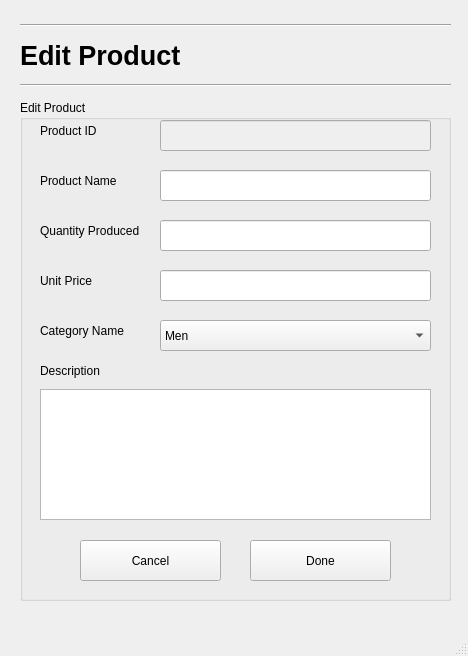
<?xml version="1.0" encoding="UTF-8"?>
<ui version="4.0">
 <class>categoryNameBox</class>
 <widget class="QMainWindow" name="categoryNameBox">
  <property name="geometry">
   <rect>
    <x>0</x>
    <y>0</y>
    <width>468</width>
    <height>656</height>
   </rect>
  </property>
  <property name="windowTitle">
   <string>MainWindow</string>
  </property>
  <widget class="QWidget" name="centralwidget">
   <widget class="QGroupBox" name="groupBox_2">
    <property name="geometry">
     <rect>
      <x>20</x>
      <y>100</y>
      <width>431</width>
      <height>501</height>
     </rect>
    </property>
    <property name="title">
     <string>Edit Product</string>
    </property>
    <widget class="QLabel" name="label_5">
     <property name="geometry">
      <rect>
       <x>20</x>
       <y>70</y>
       <width>101</width>
       <height>21</height>
      </rect>
     </property>
     <property name="text">
      <string>Product Name</string>
     </property>
    </widget>
    <widget class="QLineEdit" name="productNameBox">
     <property name="geometry">
      <rect>
       <x>140</x>
       <y>70</y>
       <width>271</width>
       <height>31</height>
      </rect>
     </property>
     <property name="text">
      <string/>
     </property>
     <property name="readOnly">
      <bool>true</bool>
     </property>
    </widget>
    <widget class="QLabel" name="label_6">
     <property name="geometry">
      <rect>
       <x>20</x>
       <y>120</y>
       <width>111</width>
       <height>21</height>
      </rect>
     </property>
     <property name="text">
      <string>Quantity Produced</string>
     </property>
    </widget>
    <widget class="QLabel" name="label_7">
     <property name="geometry">
      <rect>
       <x>20</x>
       <y>170</y>
       <width>101</width>
       <height>21</height>
      </rect>
     </property>
     <property name="text">
      <string>Unit Price</string>
     </property>
    </widget>
    <widget class="QLineEdit" name="qtyProducedBox">
     <property name="geometry">
      <rect>
       <x>140</x>
       <y>120</y>
       <width>271</width>
       <height>31</height>
      </rect>
     </property>
     <property name="text">
      <string/>
     </property>
     <property name="readOnly">
      <bool>false</bool>
     </property>
    </widget>
    <widget class="QLabel" name="label_8">
     <property name="geometry">
      <rect>
       <x>20</x>
       <y>220</y>
       <width>101</width>
       <height>21</height>
      </rect>
     </property>
     <property name="text">
      <string>Category Name</string>
     </property>
    </widget>
    <widget class="QLineEdit" name="priceBox">
     <property name="geometry">
      <rect>
       <x>140</x>
       <y>170</y>
       <width>271</width>
       <height>31</height>
      </rect>
     </property>
     <property name="text">
      <string/>
     </property>
     <property name="readOnly">
      <bool>false</bool>
     </property>
    </widget>
    <widget class="QPushButton" name="doneButton">
     <property name="geometry">
      <rect>
       <x>230</x>
       <y>440</y>
       <width>141</width>
       <height>41</height>
      </rect>
     </property>
     <property name="text">
      <string>Done</string>
     </property>
    </widget>
    <widget class="QLabel" name="label_9">
     <property name="geometry">
      <rect>
       <x>20</x>
       <y>260</y>
       <width>81</width>
       <height>21</height>
      </rect>
     </property>
     <property name="text">
      <string>Description</string>
     </property>
    </widget>
    <widget class="QPushButton" name="cancelButton">
     <property name="geometry">
      <rect>
       <x>60</x>
       <y>440</y>
       <width>141</width>
       <height>41</height>
      </rect>
     </property>
     <property name="text">
      <string>Cancel</string>
     </property>
    </widget>
    <widget class="QTextEdit" name="productDesc">
     <property name="geometry">
      <rect>
       <x>20</x>
       <y>289</y>
       <width>391</width>
       <height>131</height>
      </rect>
     </property>
    </widget>
    <widget class="QComboBox" name="categoryBox">
     <property name="geometry">
      <rect>
       <x>140</x>
       <y>220</y>
       <width>271</width>
       <height>31</height>
      </rect>
     </property>
     <item>
      <property name="text">
       <string>Men</string>
      </property>
     </item>
     <item>
      <property name="text">
       <string>Women</string>
      </property>
     </item>
     <item>
      <property name="text">
       <string>Boys</string>
      </property>
     </item>
     <item>
      <property name="text">
       <string>Girls</string>
      </property>
     </item>
    </widget>
    <widget class="QLineEdit" name="productIdBox">
     <property name="enabled">
      <bool>false</bool>
     </property>
     <property name="geometry">
      <rect>
       <x>140</x>
       <y>20</y>
       <width>271</width>
       <height>31</height>
      </rect>
     </property>
     <property name="text">
      <string/>
     </property>
     <property name="readOnly">
      <bool>true</bool>
     </property>
    </widget>
    <widget class="QLabel" name="label_15">
     <property name="geometry">
      <rect>
       <x>20</x>
       <y>20</y>
       <width>101</width>
       <height>21</height>
      </rect>
     </property>
     <property name="text">
      <string>Product ID</string>
     </property>
    </widget>
   </widget>
   <widget class="QLabel" name="label">
    <property name="geometry">
     <rect>
      <x>20</x>
      <y>30</y>
      <width>251</width>
      <height>51</height>
     </rect>
    </property>
    <property name="font">
     <font>
      <pointsize>20</pointsize>
      <weight>75</weight>
      <bold>true</bold>
     </font>
    </property>
    <property name="text">
     <string>Edit Product</string>
    </property>
   </widget>
   <widget class="Line" name="line_2">
    <property name="geometry">
     <rect>
      <x>20</x>
      <y>10</y>
      <width>431</width>
      <height>31</height>
     </rect>
    </property>
    <property name="font">
     <font>
      <pointsize>20</pointsize>
      <weight>75</weight>
      <bold>true</bold>
     </font>
    </property>
    <property name="orientation">
     <enum>Qt::Horizontal</enum>
    </property>
   </widget>
   <widget class="Line" name="line">
    <property name="geometry">
     <rect>
      <x>20</x>
      <y>70</y>
      <width>431</width>
      <height>31</height>
     </rect>
    </property>
    <property name="font">
     <font>
      <pointsize>20</pointsize>
      <weight>75</weight>
      <bold>true</bold>
     </font>
    </property>
    <property name="orientation">
     <enum>Qt::Horizontal</enum>
    </property>
   </widget>
  </widget>
  <widget class="QMenuBar" name="menubar">
   <property name="geometry">
    <rect>
     <x>0</x>
     <y>0</y>
     <width>468</width>
     <height>26</height>
    </rect>
   </property>
  </widget>
  <widget class="QStatusBar" name="statusbar"/>
 </widget>
 <resources/>
 <connections/>
</ui>
